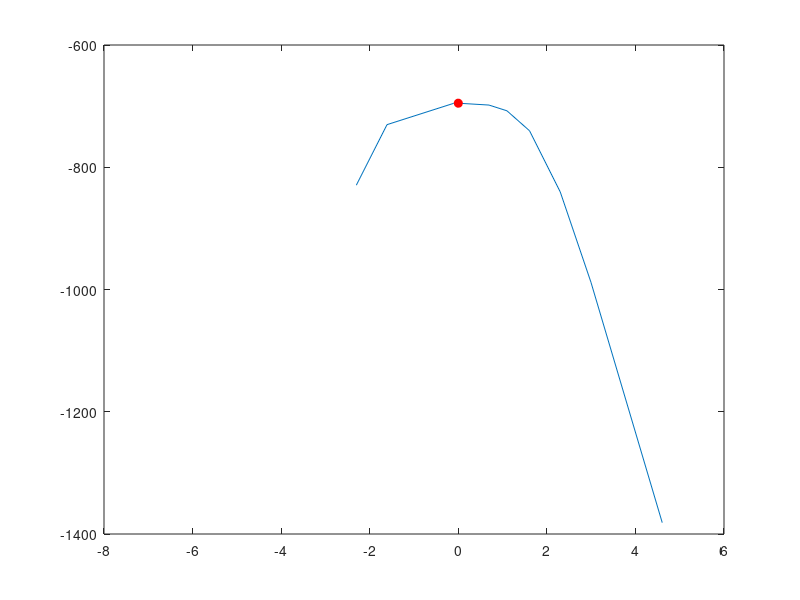

This figure's MATLAB source: (Note: this script raises an error after producing the figure.)
clc;
clear;

% Part (a)
N = 1000;
X = normrnd(0, 4, [N 1]); % Note: it's mu, sigma and not mu, sigma^2
% Train-Test split
rng(10); % Seed for reproducible results
random_indices = randperm(N);
n = 750;
T = X(random_indices(1:n)); % Test set
m = 250;
V = X(random_indices(n+1:end)); % Validation set

% Part (c)
sigmas = [0.001 0.1 0.2 0.9 1 2 3 5 10 20 100];
ll = zeros(1, length(sigmas));
for s = 1:length(sigmas)
    sum_1 = 0;
    for j = 1:m
        numerator   = -((T - V(j)).^2);
        denominator = 2*(sigmas(s)^2);
        term_1 = exp(numerator ./ denominator);
        sum_1 = sum_1 + log(sum(term_1));
    end
    ll(s) = sum_1 - m*log(n*sigmas(s)*sqrt(2*pi));
end

% Compute the maximum:
ll_max = max(ll);
sigma_max = sigmas(ll == ll_max);

% Plotting
plot(log(sigmas), ll);
hold on;
point = plot(log(sigma_max), ll_max, "ro");
set(point, 'MarkerFaceColor', get(point,'Color')); % fills the dot
xline(log(sigma_max), "--");
yline(ll_max, "--");
xlabel("log(\sigma)");
ylabel("log-likelihood");
ylim([min(ll)-100 max(ll)+100]);
title("log-likelihood vs log(\sigma)");
